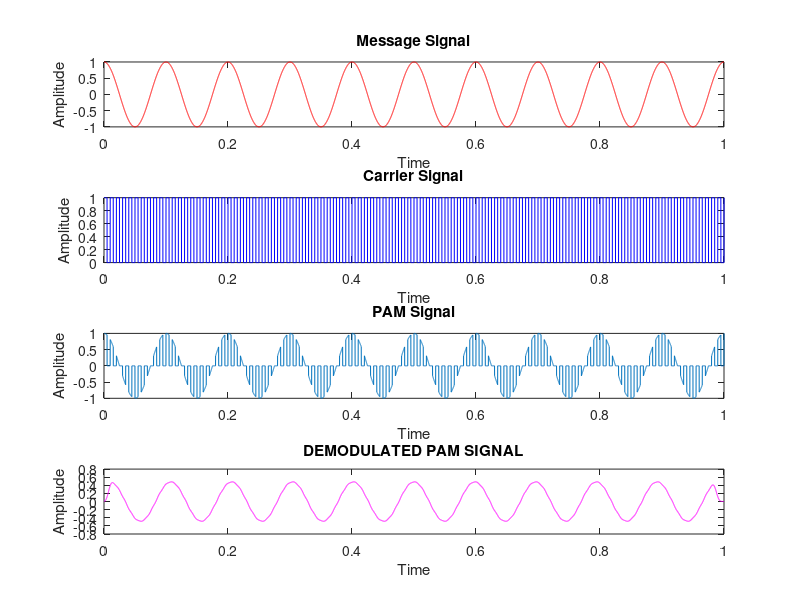

Write the MATLAB code that produced this figure.
%Pulse Amplitude Modulation (PAM) and demodulation

clc;
close all;
clear all;

fc=100;
fm=fc/10;
fs=100*fc;

t=0:0.0001:1;
mt=cos(2*pi*fm*t);
subplot(4,1,1)
plot(t,mt,'r')
title('Message Signal')
xlabel('Time')
ylabel('Amplitude')

ct=0.5*(square(2*pi*fc*t)+1);
subplot(4,1,2)
plot(t,ct,'b')
title('Carrier Signal')
xlabel('Time')
ylabel('Amplitude')

PAM=mt.*ct;
subplot(4,1,3)
plot(t,PAM)
title('PAM Signal')
xlabel('Time')
ylabel('Amplitude')

dem=PAM.*ct;
filter=fir1(200,fm/fs,'low');
demod_signal=conv(filter,dem);
t1=linspace(0,1,length(demod_signal));
subplot(4,1,4)
plot(t1,demod_signal,'m')
title('DEMODULATED PAM SIGNAL')
xlabel('Time')
ylabel('Amplitude')
